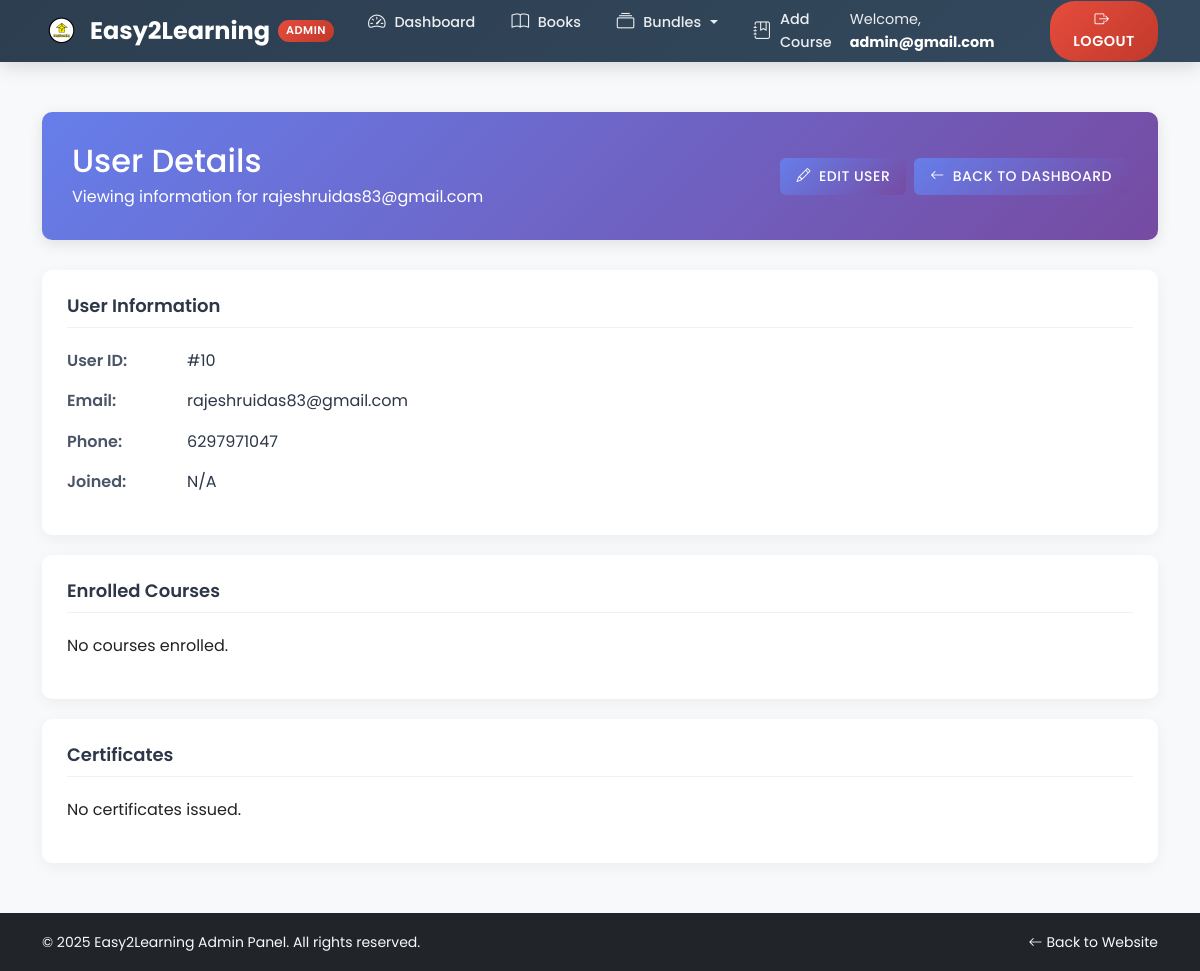
Page /admin/user/10 (signed in) on the committed database.
### models.py (models this page shows)
class User(db.Model):
    __tablename__ = 'users'
    id = db.Column(db.Integer, primary_key=True)
    email = db.Column(db.String(120), unique=True, nullable=False)
    phone = db.Column(db.String(20), nullable=True)
    password_hash = db.Column(db.String(128), nullable=False)
    reset_token = db.Column(db.String(100), nullable=True)
    reset_token_expiration = db.Column(db.DateTime, nullable=True)
    certificates = db.relationship('Certificate', backref='user', lazy=True)
    orders = db.relationship('Order', backref='user', lazy=True)
    transactions = db.relationship('Transaction', backref='user', lazy=True)
    customer = db.relationship('Customer', backref='user', uselist=False)

### admin_routes.py (the view)
@admin_bp.route('/user/<int:user_id>')
@admin_login_required
def view_user(user_id):
    user = db.session.get(User, user_id)
    if not user:
        abort(404)
    user_courses = UserCourse.query.filter_by(user_id=user.id).all()
    user_certificates = Certificate.query.filter_by(user_id=user.id).all()
    user_orders = Order.query.filter_by(user_id=user.id).all()
    return render_template('admin/view_user.html', user=user, user_courses=user_courses, user_certificates=user_certificates, user_orders=user_orders)

### admin_routes.py (called while the page is built)
def admin_login_required(f):
    from functools import wraps
    @wraps(f)
    def decorated_function(*args, **kwargs):
        if 'admin_id' not in session:
            flash('Please log in as admin to access this page.', 'danger')
            return redirect(url_for('admin.login'))
        return f(*args, **kwargs)
    return decorated_function

### templates/admin/view_user.html (shortened to what this page needs)
{% extends 'admin_base.html' %}
{% block content %}
<div class="admin-dashboard">
  <div class="container">
    <div class="dashboard-header">
      <div class="row align-items-center">
        <div class="col-md-6">
          <h2 class="mb-1">User Details</h2>
          <p class="mb-0">Viewing information for {{ user.email }}</p>
        </div>
        <div class="col-md-6 text-md-end">
          <div class="d-flex justify-content-md-end gap-2">
            <a href="{{ url_for('admin.edit_user', user_id=user.id) }}" class="btn action-btn action-btn-primary">
              <i class="bi bi-pencil me-2"></i>Edit User
            </a>
            <a href="{{ url_for('admin.dashboard') }}" class="btn action-btn action-btn-primary">
              <i class="bi bi-arrow-left me-2"></i>Back to Dashboard
            </a>
          </div>
        </div>
      </div>
    </div>
    <div class="user-card">
      <h3 class="section-title">User Information</h3>
      <div class="info-row">
        <div class="info-label">User ID:</div>
        <div class="info-value">#{{ user.id }}</div>
      </div>
      <div class="info-row">
        <div class="info-label">Email:</div>
        <div class="info-value">{{ user.email }}</div>
      </div>
      <div class="info-row">
        <div class="info-label">Phone:</div>
        <div class="info-value">{{ user.phone or 'N/A' }}</div>
      </div>
      <div class="info-row">
        <div class="info-label">Joined:</div>
        <div class="info-value">{{ user.date_created.strftime('%Y-%m-%d') if user.date_created else 'N/A' }}</div>
      </div>
    </div>
    <div class="user-card">
      <h3 class="section-title">Enrolled Courses</h3>
      {% if user_courses %}
      <div class="table-responsive">
        <table class="admin-table">
          <thead>
            <tr>
              <th>Course ID</th>
              <th>Course Title</th>
              <th>Enrollment Date</th>
              <th>Status</th>
            </tr>
          </thead>
          <tbody>
            {% for enrollment in user_courses %}
            <tr>
              <td>#{{ enrollment.course_id }}</td>
              <td>{{ enrollment.course.title }}</td>
              <td>{{ enrollment.enrollment_date.strftime('%Y-%m-%d') if enrollment.enrollment_date else 'N/A' }}</td>
              <td>
                <span class="badge badge-{{ 'success' if enrollment.completion_status == 'completed' else 'warning' }}">{{ enrollment.completion_status.capitalize() }}</span>
              </td>
            </tr>
            {% endfor %}
          </tbody>
        </table>
      </div>
      {% else %}
      <p>No courses enrolled.</p>
      {% endif %}
    </div>
    <div class="user-card">
      <h3 class="section-title">Certificates</h3>
      {% if user_certificates %}
      <div class="table-responsive">
        <table class="admin-table">
          <thead>
            <tr>
              <th>Certificate ID</th>
              <th>Course</th>
              <th>Upload Date</th>
              <th>Actions</th>
            </tr>
          </thead>
          <tbody>
            {% for cert in user_certificates %}
            <tr>
              <td>#{{ cert.id }}</td>
              <td>{{ cert.course.title }}</td>
              <td>{{ cert.upload_date.strftime('%Y-%m-%d') }}</td>
              <td>
                <div class="d-flex gap-2">
                  <a href="{{ url_for('admin.view_certificate', certificate_id=cert.id) }}" class="btn btn-sm btn-outline-primary">View</a>
                  <a href="{{ url_for('admin.delete_certificate', certificate_id=cert.id) }}" class="btn btn-sm btn-outline-danger">Delete</a>
                </div>
              </td>
            </tr>
            {% endfor %}
          </tbody>
        </table>
      </div>
      {% else %}
      <p>No certificates issued.</p>
      {% endif %}
    </div>
  </div>
</div>
{% endblock %}

### static/css/style.css (style rules this page uses)
:root { --primary: #FFD700; --primary-light: #e9e7dc; --primary-dark: #E6C200; --secondary:#333333 ; --secondary-light: #444444; --secondary-dark: #222222; --white: #FFFFFF; --light-gray: #F5F5F5; --medium-gray: #E0E0E0; --text-dark: #222222; --text-light: #666666; --transition: all 0.3s ease; --shadow-sm: 0 2px 4px rgba(0, 0, 0, 0.1); --shadow: 0 4px 6px rgba(0, 0, 0, 0.1); --shadow-lg: 0 10px 15px rgba(0, 0, 0, 0.1); --border-radius: 8px; }
body { font-family: 'Poppins', sans-serif; color: var(--text-dark); background-color: var(--light-gray); line-height: 1.6; overflow-x: hidden; }
.btn { border-radius: 30px; padding: 10px 24px; font-weight: 500; transition: var(--transition); text-transform: uppercase; letter-spacing: 0.5px; font-size: 0.9rem; }

### templates/admin/view_user.html (style rules this page uses)
.admin-dashboard { padding: 30px 0; }
.dashboard-header { background: linear-gradient(135deg, #667eea, #764ba2); color: white; padding: 30px; border-radius: 10px; margin-bottom: 30px; box-shadow: 0 4px 15px rgba(0,0,0,0.1); }
.user-card { background-color: white; border-radius: 10px; padding: 25px; box-shadow: 0 4px 15px rgba(0,0,0,0.05); margin-bottom: 20px; }
.section-title { font-size: 18px; font-weight: 600; color: #2d3748; margin-bottom: 20px; padding-bottom: 10px; border-bottom: 1px solid #edf2f7; }
.info-row { display: flex; margin-bottom: 15px; }
.info-label { width: 120px; font-weight: 600; color: #4a5568; }
.info-value { flex: 1; color: #2d3748; }
.action-btn { padding: 8px 16px; border-radius: 6px; font-weight: 500; font-size: 14px; transition: all 0.3s ease; }
.action-btn-primary { background: linear-gradient(135deg, #667eea, #764ba2); color: white; border: none; }

### rows in the picture
User: email "rajeshruidas83@gmail.com", id "10", phone "6297971047"

### other values in the picture
{{ session.get('admin_email', 'Admin') }} "admin@gmail.com"
{{ user.date_created.strftime('%Y-%m-%d') if user.date_created else 'N/A' }} "N/A"
